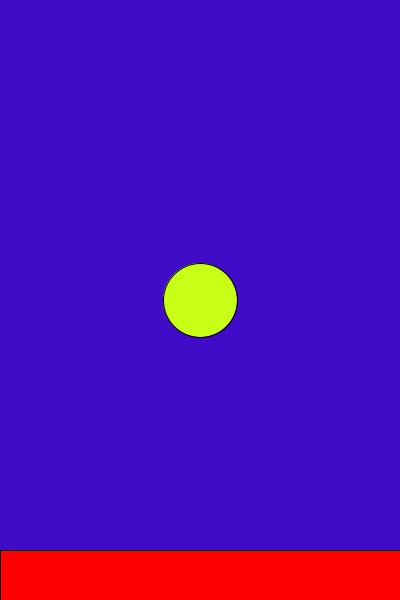
Frame 1 (no input)
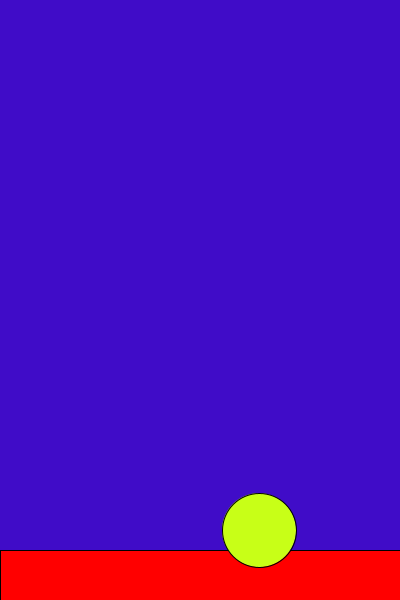
Frame 60 (the mouse pressed at the canvas centre just before this capture)
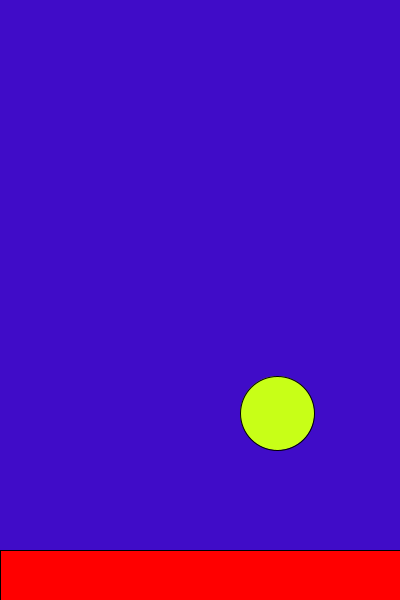
Frame 120 (the mouse held since frame 60 and released just before this capture)

The Processing sketch that drew these frames (run headless with seeded random() and noise(); from frame 60 on, the mouse is pressed at the canvas centre):

// Processing sketch: processing_48486
// ── processing_48486.pde

float x;
float y;
float xSpeed;
float ySpeed;

void setup()
{
  size(400, 600);

  smooth();
  background(64, 12, 200);
  x=width/2;
  y=height/2;
  xSpeed = 1;
  ySpeed = 1;
}
void draw()
{
  background(64, 12, 200);
  fill(255, 0, 0, 255);
  rect(0, 550, 400, 600);
  fill(200, 255, 23);
  ellipse(x, y, 74, 74);


  x += xSpeed;
  y += ySpeed;
  ySpeed += .1;

  if (x>width-37)
  {
    x=width-37;
    xSpeed = -xSpeed;
  }

  if (x<37)
  {
    x=37;
    xSpeed = -xSpeed;
  }

  if (y>height-37)
  {
    y=height-37;
    ySpeed *= -.3;
    xSpeed=0;
  }
}

void mousePressed()
{
  xSpeed = random(-1, 1);
  ySpeed = -5;
}
